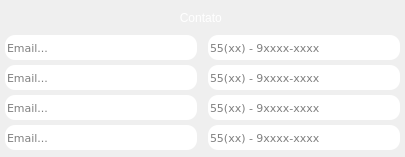
            <widget class="QWidget" name="widget_12" native="true">
             <property name="geometry">
              <rect>
               <x>5</x>
               <y>330</y>
               <width>405</width>
               <height>157</height>
              </rect>
             </property>
             <property name="styleSheet">
              <string notr="true">border-radius:10px;</string>
             </property>
             <widget class="QLabel" name="label_21">
              <property name="geometry">
               <rect>
                <x>5</x>
                <y>5</y>
                <width>395</width>
                <height>25</height>
               </rect>
              </property>
              <property name="styleSheet">
               <string notr="true">border-color: rgb(255, 255, 255);
color: rgb(255, 255, 255);
font: 10pt &quot;Lucida Calligraphy&quot;;
</string>
              </property>
              <property name="text">
               <string>Contato </string>
              </property>
              <property name="alignment">
               <set>Qt::AlignCenter</set>
              </property>
             </widget>
             <widget class="QLineEdit" name="TXT_email_1">
              <property name="geometry">
               <rect>
                <x>5</x>
                <y>35</y>
                <width>192</width>
                <height>25</height>
               </rect>
              </property>
              <property name="font">
               <font>
                <family>Verdana</family>
                <pointsize>8</pointsize>
                <italic>false</italic>
                <bold>false</bold>
               </font>
              </property>
              <property name="styleSheet">
               <string notr="true">font: 8pt &quot;Verdana&quot;;</string>
              </property>
              <property name="placeholderText">
               <string>Email...</string>
              </property>
             </widget>
             <widget class="QLineEdit" name="TXT_email_3">
              <property name="geometry">
               <rect>
                <x>5</x>
                <y>95</y>
                <width>192</width>
                <height>25</height>
               </rect>
              </property>
              <property name="font">
               <font>
                <family>Verdana</family>
                <pointsize>8</pointsize>
                <italic>false</italic>
                <bold>false</bold>
               </font>
              </property>
              <property name="styleSheet">
               <string notr="true">font: 8pt &quot;Verdana&quot;;</string>
              </property>
              <property name="text">
               <string/>
              </property>
              <property name="placeholderText">
               <string>Email...</string>
              </property>
             </widget>
             <widget class="QLineEdit" name="TXT_email_2">
              <property name="geometry">
               <rect>
                <x>5</x>
                <y>65</y>
                <width>192</width>
                <height>25</height>
               </rect>
              </property>
              <property name="font">
               <font>
                <family>Verdana</family>
                <pointsize>8</pointsize>
                <italic>false</italic>
                <bold>false</bold>
               </font>
              </property>
              <property name="styleSheet">
               <string notr="true">font: 8pt &quot;Verdana&quot;;</string>
              </property>
              <property name="placeholderText">
               <string>Email...</string>
              </property>
             </widget>
             <widget class="QLineEdit" name="TXT_Cel_Contato_1">
              <property name="geometry">
               <rect>
                <x>208</x>
                <y>35</y>
                <width>192</width>
                <height>25</height>
               </rect>
              </property>
              <property name="font">
               <font>
                <family>Verdana</family>
                <pointsize>8</pointsize>
                <italic>false</italic>
                <bold>false</bold>
               </font>
              </property>
              <property name="styleSheet">
               <string notr="true">font: 8pt &quot;Verdana&quot;;</string>
              </property>
              <property name="placeholderText">
               <string>55(xx) - 9xxxx-xxxx</string>
              </property>
              <property name="cursorMoveStyle">
               <enum>Qt::LogicalMoveStyle</enum>
              </property>
             </widget>
             <widget class="QLineEdit" name="TXT_Cel_Contato_3">
              <property name="geometry">
               <rect>
                <x>208</x>
                <y>95</y>
                <width>192</width>
                <height>25</height>
               </rect>
              </property>
              <property name="font">
               <font>
                <family>Verdana</family>
                <pointsize>8</pointsize>
                <italic>false</italic>
                <bold>false</bold>
               </font>
              </property>
              <property name="styleSheet">
               <string notr="true">font: 8pt &quot;Verdana&quot;;</string>
              </property>
              <property name="text">
               <string/>
              </property>
              <property name="placeholderText">
               <string>55(xx) - 9xxxx-xxxx</string>
              </property>
             </widget>
             <widget class="QLineEdit" name="TXT_Cel_Contato_2">
              <property name="geometry">
               <rect>
                <x>208</x>
                <y>65</y>
                <width>192</width>
                <height>25</height>
               </rect>
              </property>
              <property name="font">
               <font>
                <family>Verdana</family>
                <pointsize>8</pointsize>
                <italic>false</italic>
                <bold>false</bold>
               </font>
              </property>
              <property name="styleSheet">
               <string notr="true">font: 8pt &quot;Verdana&quot;;</string>
              </property>
              <property name="placeholderText">
               <string>55(xx) - 9xxxx-xxxx</string>
              </property>
             </widget>
             <widget class="QLineEdit" name="TXT_Cel_Contato_4">
              <property name="geometry">
               <rect>
                <x>208</x>
                <y>125</y>
                <width>192</width>
                <height>25</height>
               </rect>
              </property>
              <property name="font">
               <font>
                <family>Verdana</family>
                <pointsize>8</pointsize>
                <italic>false</italic>
                <bold>false</bold>
               </font>
              </property>
              <property name="styleSheet">
               <string notr="true">font: 8pt &quot;Verdana&quot;;</string>
              </property>
              <property name="text">
               <string/>
              </property>
              <property name="placeholderText">
               <string>55(xx) - 9xxxx-xxxx</string>
              </property>
             </widget>
             <widget class="QLineEdit" name="TXT_email_4">
              <property name="geometry">
               <rect>
                <x>5</x>
                <y>125</y>
                <width>192</width>
                <height>25</height>
               </rect>
              </property>
              <property name="font">
               <font>
                <family>Verdana</family>
                <pointsize>8</pointsize>
                <italic>false</italic>
                <bold>false</bold>
               </font>
              </property>
              <property name="styleSheet">
               <string notr="true">font: 8pt &quot;Verdana&quot;;</string>
              </property>
              <property name="text">
               <string/>
              </property>
              <property name="placeholderText">
               <string>Email...</string>
              </property>
             </widget>
            </widget>
